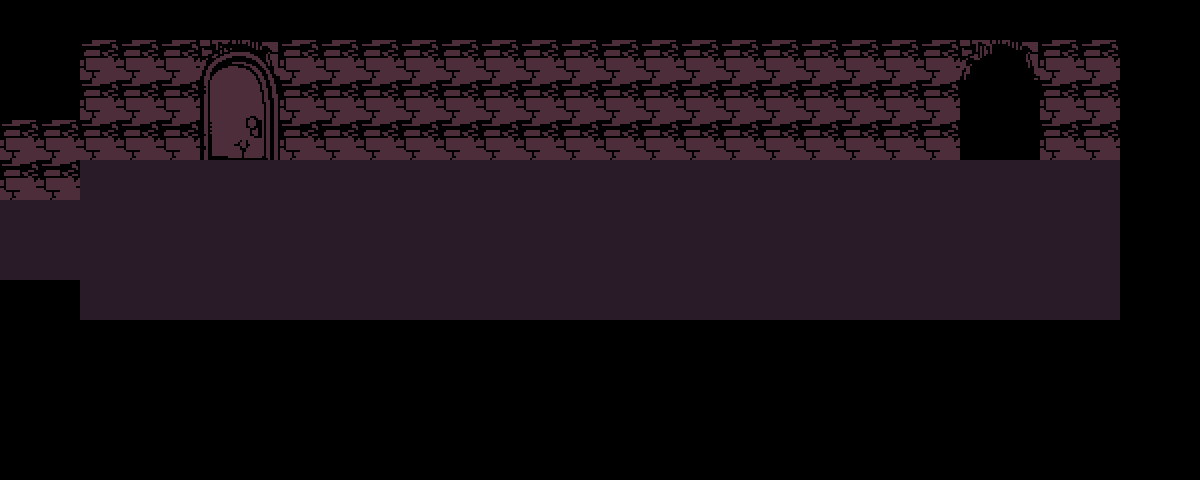

Rendered tile map (Tiled .tmx) drawn with the repository's tilesets; below, a short description and the full map source, tile grids included:
An orthogonal 30x12 tile map with 40x40 px tiles, 1 tile layer (Tile Layer 1), 2 tilesets and 14 objects (2x transition, interactable, script, npc, west, ...).

<map version="1.9" tiledversion="1.9.0" orientation="orthogonal" renderorder="right-down" width="30" height="12" tilewidth="40" tileheight="40" infinite="0" nextlayerid="5" nextobjectid="16">
 <editorsettings>
  <export target="spamgolorneo_hallway.lua" format="lua" />
 </editorsettings>
 <properties>
  <property name="border" value="simple" />
  <property name="music" value="deltarune/spamton_basement" />
 </properties>
 <tileset firstgid="1" source="../tilesets/basement1.tsx" />
 <tileset firstgid="53" source="../tilesets/basement2.tsx" />
 <layer id="1" name="Tile Layer 1" width="30" height="12">
  <data encoding="csv">
0,0,0,0,0,0,0,0,0,0,0,0,0,0,0,0,0,0,0,0,0,0,0,0,0,0,0,0,0,0,
0,0,49,49,49,63,64,49,49,49,49,49,49,49,49,49,49,49,49,49,49,49,49,49,57,58,49,49,0,0,
0,0,49,49,49,65,66,49,49,49,49,49,49,49,49,49,49,49,49,49,49,49,49,49,59,60,49,49,0,0,
49,49,49,49,49,67,68,49,49,49,49,49,49,49,49,49,49,49,49,49,49,49,49,49,61,62,49,49,0,0,
49,49,30,30,30,30,30,30,30,30,30,30,30,30,30,30,30,30,30,30,30,30,30,30,30,30,30,30,0,0,
30,30,30,30,30,30,30,30,30,30,30,30,30,30,30,30,30,30,30,30,30,30,30,30,30,30,30,30,0,0,
30,30,30,30,30,30,30,30,30,30,30,30,30,30,30,30,30,30,30,30,30,30,30,30,30,30,30,30,0,0,
0,0,30,30,30,30,30,30,30,30,30,30,30,30,30,30,30,30,30,30,30,30,30,30,30,30,30,30,0,0,
0,0,0,0,0,0,0,0,0,0,0,0,0,0,0,0,0,0,0,0,0,0,0,0,0,0,0,0,0,0,
0,0,0,0,0,0,0,0,0,0,0,0,0,0,0,0,0,0,0,0,0,0,0,0,0,0,0,0,0,0,
0,0,0,0,0,0,0,0,0,0,0,0,0,0,0,0,0,0,0,0,0,0,0,0,0,0,0,0,0,0,
0,0,0,0,0,0,0,0,0,0,0,0,0,0,0,0,0,0,0,0,0,0,0,0,0,0,0,0,0,0
</data>
 </layer>
 <objectgroup id="2" name="collision">
  <object id="1" x="0" y="160" width="80" height="40" />
  <object id="2" x="80" y="120" width="880" height="40" />
  <object id="3" x="1040" y="120" width="80" height="40" />
  <object id="4" x="1120" y="160" width="40" height="160" />
  <object id="5" x="80" y="320" width="1040" height="40" />
  <object id="6" x="0" y="280" width="80" height="40" />
 </objectgroup>
 <objectgroup id="3" name="objects">
  <object id="7" name="transition" x="-40" y="200" width="40" height="80">
   <properties>
    <property name="map" value="spamgolorneo_save" />
    <property name="marker" value="east" />
   </properties>
  </object>
  <object id="8" name="transition" x="960" y="120" width="80" height="30">
   <properties>
    <property name="map" value="spamgolorneo_body" />
    <property name="marker" value="entry" />
   </properties>
  </object>
  <object id="9" name="interactable" x="200" y="120" width="80" height="40">
   <properties>
    <property name="cutscene" value="spamgolorneo.susdoor" />
   </properties>
  </object>
  <object id="13" name="script" x="640" y="160" width="40" height="160">
   <properties>
    <property name="cutscene" value="spamgolorneo.intro" />
    <property name="flagcheck" value="spamgolorneo_activate" />
    <property name="once" type="bool" value="true" />
   </properties>
  </object>
  <object id="15" name="npc" x="640" y="-160">
   <properties>
    <property name="actor" value="spamgolorneo" />
    <property name="facing" value="right" />
   </properties>
   <point />
  </object>
 </objectgroup>
 <objectgroup id="4" name="markers">
  <object id="10" name="west" x="40" y="240">
   <point />
  </object>
  <object id="11" name="spawn" x="200" y="240">
   <point />
  </object>
  <object id="12" name="north" x="1000" y="200">
   <point />
  </object>
 </objectgroup>
</map>
